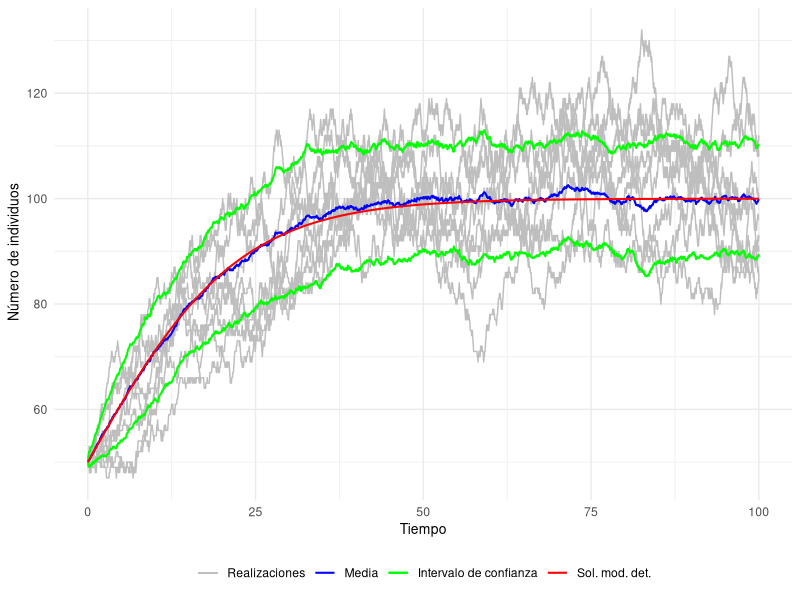

Generate this figure with R:
## ---- chunk 1
# La librería "deSolve" incluye funciones que resuelven ecuaciones diferenciales ordinarias
library("deSolve")
# Usaremos la librería "ggplot2" para imprimir gráficamente los resultados
library("ggplot2")
## ---- chunk 2
tiempo_exponencial <- function(a0){
  r1 <- runif(n=1,min=0,max=1)
  return((1/a0)*log(1/r1))
}
## ---- chunk 3
Logistica_EDO <- function(t,state,parameters){
  with(as.list(c(state, parameters)), { 
    dX <- r * X *(1-X/k)
    list(dX)
  })
}
## ---- chunk 4

Logistica1_Gillespie <- function(r,k,x0,t0,tf){
  
  # Variable espacial que almacena el estado del sistema en tras cada reacción
  x <- x0
  # Variable espacial
  x_actual <- x0
  
  # Controlamos la extinción mediante una variable lógica
  extincion <- FALSE
  
  # Variable temporal
  t <- t0
  # Variable que almacena todos los tiempos de reacción
  t_imprimir <- t0
  
  # Cálculo de las propensidades individuales y de la propensidad total  
  a <- c(r*x_actual,(r*x_actual*(x_actual-1))/k)
  a0 <- sum(a)

  while(t<tf){ 
    
    # Calculamos el siguiente tiempo de reacción
    t <- t+tiempo_exponencial(a0)
    # Almacenamos el siguiente tiempo de reacción
    t_imprimir <- c(t_imprimir, t)
    
    if(t == Inf){
      
      x_actual <- 0
    
    }else{
      
      # Calculamos la siguiente reacción
      r2 <- runif(n=1, min=0, max=1)
      
      if(a[1]>=r2*a0)
        x_actual <- x_actual + 1
      else
        x_actual <- x_actual - 1
      
      # Calculamos las propensidades individuales y la propensidad total
      a <- c(r*x_actual,r*x_actual*(x_actual-1)/k)
      a0 <- sum(a)
    
      }
  
  
    # Almacenamos el estado del sistema
    x <- c(x,x_actual)
  }
  
  
  # Si la población se extingue cambiamos la variable extincion a TRUE
  if(x_actual == 0)
     extincion <- TRUE
  
  datos <- data.frame(t_imprimir=t_imprimir, x_imprimir=x, row.names = NULL)
  
  # Devolvemos una lista que nos indica si se ha extinguido la población 
  # y una base de datos con la evolución temporal del sistema
  return(list(extincion = extincion, datos = datos))
}

## ---- chunk 5

# Cuando consideramos la media o el intervalo de confianza de un conjunto de 
# realizaciones tenemos que hacerlo para el estado del sistema en un conjunto 
# de tiempos de muestreo. Utilizamos esta función auxiliar.
funcion_t_muestreo <- function(t_muestreo,df){
  x <- df$x
  t <- df$t
  j <- 1
  x_muestreo <- x[1]
  for(i in 2:length(t_muestreo)){
    if(t_muestreo[i]>t[j] & j<length(x)){
      x_muestreo <- c(x_muestreo,x[j])
      j <- j+1
    }else{
      x_muestreo <- c(x_muestreo,x[j])
    }
    
  }
  
  return(x=x_muestreo)
}
## ---- chunk 6

r <- 0.09
k <- 100
x0 <- 50
t0 <- 0
int <- 0.05
tf <- 100
t_muestreo <- seq(t0,tf,by=int)

# Número de realizaciones a realizar
n_realizaciones <- 50

# Definimos la base de datos en la que almacenaremos los distintos estados
# del sistema para cada tiempo
datos <- data.frame(t_muestreo)
# Definimos el gráfico que vamos a utilizar
grafico <- ggplot(data = datos)

for (i in 1:n_realizaciones) {
  realizacion <- Logistica1_Gillespie(r,k,x0,t0,tf)
  if(realizacion$extincion)
    warning(paste("Extinción de la población en la realización ", i))
  df <- realizacion$datos
  x_muestreo <- funcion_t_muestreo(t_muestreo,df)
  datos <- cbind(datos,x_muestreo) 
  
  # Mostramos únicamente las 10 primeras realizaciones de las 50 totales
  if(i<=8){
    imprimir <- data.frame(t_muestreo=t_muestreo,x_muestreo=x_muestreo)
    grafico <- grafico + 
      geom_line(data = imprimir, aes(x = t_muestreo, y = x_muestreo, color="Realizaciones"))
  }
}

# Definimos la base de datos en la que vamos a almacenar la media y la desviación típica de las realizaciones
datos_est <- data.frame(t_muestreo)

# Calculamos la media y la desviación típica del conjunto de realizaciones
media <- rowMeans(datos[2:(n_realizaciones+1)])
media2 <- rowMeans(datos[2:(n_realizaciones+1)]^2)
desvtipica <- sqrt(media2-media^2)

# Añadimos los valores obtenidos para cada tiempo
datos_est <- cbind(datos_est, media, desvtipica)
## ---- chunk 7
parameter <- c(r,k)
state <- c(X=x0)
times <- t_muestreo

# Resolvemos la EDO usando la función ode() de la librería "deSolve"
out <- ode(y=state, times = times, func = Logistica_EDO, parms = parameter)

# Convertimos el resultado de la función a una base de datos para poder representarlo gráficamente
out <- data.frame(out)
## ---- chunk 8

grafico <- grafico + geom_line(lwd=0.7,data=datos_est,aes(x = t_muestreo, y = media,color="Media"))
grafico <- grafico + geom_line(lwd=0.7,data=datos_est,aes(x = t_muestreo, y = media-desvtipica,color="Intervalo de confianza"))
grafico <- grafico + geom_line(lwd=0.7,data=datos_est,aes(x = t_muestreo, y = media+desvtipica,color="Intervalo de confianza"))
grafico <- grafico + geom_line(lwd=0.7,data=out,aes(x = time, y = X,color="Sol. mod. det."))

grafico <- grafico +
   labs(x = "Tiempo", y = " Número de individuos") +
   theme_minimal() +
   theme(legend.title=element_blank(),legend.position = "bottom",
        axis.title.x = element_text(size = 10),  
        axis.title.y = element_text(size = 10)) +
   scale_color_manual(values = c("Realizaciones"="gray", "Media"="blue", "Intervalo de confianza"= "green", "Sol. mod. det." = "red"),
                      breaks = c("Realizaciones", "Media", "Intervalo de confianza", "Sol. mod. det."))

print(grafico)
